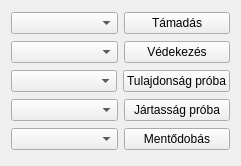
  <widget class="QWidget" name="layoutWidget">
   <property name="geometry">
    <rect>
     <x>390</x>
     <y>620</y>
     <width>241</width>
     <height>166</height>
    </rect>
   </property>
   <layout class="QVBoxLayout" name="verticalLayout_12">
    <item>
     <layout class="QHBoxLayout" name="horizontalLayout_19">
      <item>
       <widget class="QComboBox" name="attack_test_comboBox"/>
      </item>
      <item>
       <widget class="QPushButton" name="attack_test_pushButton">
        <property name="text">
         <string>Támadás</string>
        </property>
       </widget>
      </item>
     </layout>
    </item>
    <item>
     <layout class="QHBoxLayout" name="horizontalLayout_21">
      <item>
       <widget class="QComboBox" name="defense_test_comboBox"/>
      </item>
      <item>
       <widget class="QPushButton" name="defense_test_pushButton">
        <property name="text">
         <string>Védekezés</string>
        </property>
       </widget>
      </item>
     </layout>
    </item>
    <item>
     <layout class="QHBoxLayout" name="horizontalLayout_22">
      <item>
       <widget class="QComboBox" name="attribute_test_comboBox"/>
      </item>
      <item>
       <widget class="QPushButton" name="attribute_test_pushButton">
        <property name="text">
         <string>Tulajdonság próba</string>
        </property>
       </widget>
      </item>
     </layout>
    </item>
    <item>
     <layout class="QHBoxLayout" name="horizontalLayout_23">
      <item>
       <widget class="QComboBox" name="skill_test_comboBox"/>
      </item>
      <item>
       <widget class="QPushButton" name="skill_test_pushButton">
        <property name="text">
         <string>Jártasság próba</string>
        </property>
       </widget>
      </item>
     </layout>
    </item>
    <item>
     <layout class="QHBoxLayout" name="horizontalLayout_25">
      <item>
       <widget class="QComboBox" name="save_test_comboBox"/>
      </item>
      <item>
       <widget class="QPushButton" name="save_test_pushButton">
        <property name="text">
         <string>Mentődobás</string>
        </property>
       </widget>
      </item>
     </layout>
    </item>
   </layout>
  </widget>
